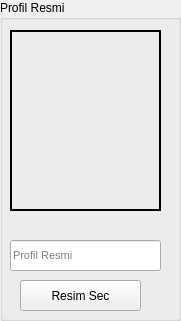
       <widget class="QGroupBox" name="groupBox_9">
        <property name="geometry">
         <rect>
          <x>10</x>
          <y>10</y>
          <width>181</width>
          <height>321</height>
         </rect>
        </property>
        <property name="title">
         <string>Profil Resmi</string>
        </property>
        <widget class="QPushButton" name="pushButton_17">
         <property name="geometry">
          <rect>
           <x>20</x>
           <y>280</y>
           <width>121</width>
           <height>31</height>
          </rect>
         </property>
         <property name="text">
          <string>Resim Sec</string>
         </property>
        </widget>
        <widget class="QLineEdit" name="lineEdit_29">
         <property name="enabled">
          <bool>true</bool>
         </property>
         <property name="geometry">
          <rect>
           <x>10</x>
           <y>240</y>
           <width>151</width>
           <height>31</height>
          </rect>
         </property>
         <property name="font">
          <font>
           <pointsize>8</pointsize>
          </font>
         </property>
         <property name="text">
          <string/>
         </property>
         <property name="placeholderText">
          <string>Profil Resmi</string>
         </property>
        </widget>
        <widget class="QLabel" name="label_35">
         <property name="geometry">
          <rect>
           <x>10</x>
           <y>30</y>
           <width>151</width>
           <height>181</height>
          </rect>
         </property>
         <property name="frameShape">
          <enum>QFrame::WinPanel</enum>
         </property>
         <property name="text">
          <string/>
         </property>
         <property name="indent">
          <number>0</number>
         </property>
        </widget>
        <widget class="QLabel" name="label_113">
         <property name="geometry">
          <rect>
           <x>149</x>
           <y>243</y>
           <width>21</width>
           <height>20</height>
          </rect>
         </property>
         <property name="text">
          <string/>
         </property>
         <property name="pixmap">
          <pixmap resource="icons.qrc">:/staticfiles/icons/warning.png</pixmap>
         </property>
         <property name="scaledContents">
          <bool>true</bool>
         </property>
        </widget>
       </widget>
